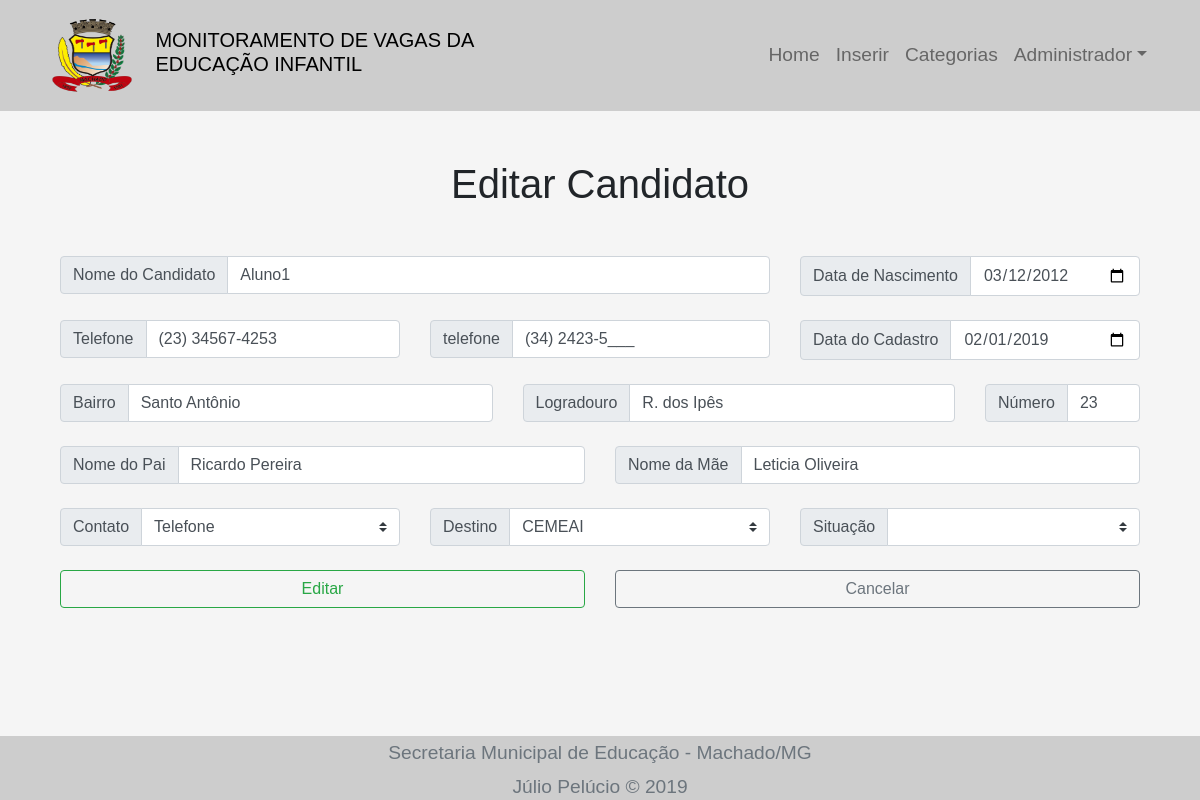
The page /view/edit_candidate.php?id=23 (signed in) on the database its author committed.
### tables this page shows
CREATE TABLE `candidates` (
  `id` int(11) NOT NULL,
  `name` varchar(255) NOT NULL,
  `birth` date NOT NULL,
  `inscription` date NOT NULL,
  `mother` varchar(255) DEFAULT NULL,
  `father` varchar(255) DEFAULT NULL,
  `street` varchar(255) NOT NULL,
  `number` int(11) NOT NULL,
  `neighborhood` varchar(255) NOT NULL,
  `telephone` bigint(20) NOT NULL,
  `telephone2` bigint(11) DEFAULT NULL,
  `contact` varchar(255) DEFAULT ' ',
  `destination` varchar(255) DEFAULT ' ',
  `situation` varchar(255) DEFAULT ' '
);

### model/candidates.php (called while the page is built, shortened)
<?php
function getCandidateById($id){
	$conn = dbConnetion();
	$statement = $conn->prepare("SELECT * FROM `candidates` WHERE id = :id");
	$statement->bindParam(':id', $id);
	$statement->execute();
	$candidate = $statement->fetch(PDO::FETCH_OBJ);
	return $candidate;
}

### view/edit_candidate.php (the view, shortened to what this page needs)
<?php
require_once abspath().'/controller/edit_candidate.php';
require_once abspath().'/view/template/frontend/header.php';
$candidate = loadCandidateUpdate($_GET['id']);
?>
	<div class="container">
        <div id="page-content-wrapper">
            <section class="container-fluid text-center">
                <h1 class="mb-5">Editar Candidato</h1>
                <form action="../controller/edit_candidate.php" method="post">
	                <div class="row my-md-2">
	                    <div class="col-md-8 col-sm-12">
	                    	<div class="input-group mb-md-3 mb-sm-1">
							  <div class="input-group-prepend">
							    <span class="input-group-text" id="basic-addon-name">Nome do Candidato</span>
							  </div>
							  <input type="text" required class="form-control" id="name" name="name" aria-describedby="basic-addon-name" value="<?php echo $candidate->name ?>">
							</div>
	                    </div>
	                    <div class="col-md-4 col-sm-12">
	                    	<div class="input-group mb-md-3 mb-sm-1">
							  <div class="input-group-prepend">
							    <span class="input-group-text" id="basic-addon-birth">Data de Nascimento</span>
							  </div>
							  <input type="date" required class="form-control" id="birth" name="birth" aria-describedby="basic-addon-birth" value="<?php echo $candidate->birth ?>">
							</div>
	                    </div>
					</div>
					<div class="row my-md-2">
	                    <div class="col-md-4 col-sm-12">
	                    	<div class="input-group mb-md-3 mb-sm-1">
							  <div class="input-group-prepend">
							    <span class="input-group-text" id="basic-addon-tel">Telefone</span>
							  </div>
							  <input type="text" required minlength="8" class="form-control" id="tel" name="tel" aria-describedby="basic-addon-tel" value="<?php echo $candidate->telephone ?>">
							</div>
	                    </div>
	                    <div class="col-md-4 col-sm-12">
	                    	<div class="input-group mb-md-3 mb-sm-1">
							  <div class="input-group-prepend">
							    <span class="input-group-text" id="basic-addon-tel2">telefone</span>
							  </div>
							  <input type="text" required minlength="8" class="form-control" id="tel2" name="tel2" aria-describedby="basic-addon-tel2" value="<?php echo $candidate->telephone2 ?>">
							</div>
	                    </div>
	                    <div class="col-md-4 col-sm-12">
	                    	<div class="input-group mb-md-3 mb-sm-1">
							  <div class="input-group-prepend">
							    <span class="input-group-text" id="basic-addon-inscription">Data do Cadastro</span>
							  </div>
							  <input type="date" required class="form-control" id="inscription" name="inscription" aria-describedby="basic-addon-inscription"  value="<?php echo $candidate->inscription ?>">
							</div>
	                    </div>
					</div>
					<div class="row my-md-2">
	                    <div class="col-md-5 col-sm-12">
	                    	<div class="input-group mb-md-3 mb-sm-1">
							  <div class="input-group-prepend">
							    <span class="input-group-text" id="basic-addon-neighborhood">Bairro</span>
							  </div>
							  <input type="text" required class="form-control" id="neighborhood" name="neighborhood" aria-describedby="basic-addon-neighborhood" value="<?php echo $candidate->neighborhood ?>">
							</div>
	                    </div>
	                    <div class="col-md-5 col-sm-12">
	                    	<div class="input-group mb-md-3 mb-sm-1">
							  <div class="input-group-prepend">
							    <span class="input-group-text" id="basic-addon-street">Logradouro</span>
							  </div>
							  <input type="text" required class="form-control" id="street" name="street" aria-describedby="basic-addon-street" value="<?php echo $candidate->street ?>">
							</div>
	                    </div>
	                    <div class="col-md-2 col-sm-12">
	                    	<div class="input-group mb-md-3 mb-sm-1">
							  <div class="input-group-prepend">
							    <span class="input-group-text" id="basic-addon-number">Número</span>
							  </div>
							  <input type="number" min="0" required class="form-control" id="number" name="number" aria-describedby="basic-addon-number" value="<?php echo $candidate->number ?>">
							</div>
	                    </div>
					</div>
					<div class="row my-md-2">
	                    <div class="col-md-6 col-sm-12">
	                    	<div class="input-group mb-md-3 mb-sm-1">
							  <div class="input-group-prepend">
							    <span class="input-group-text" id="basic-addon-father">Nome do Pai</span>
							  </div>
							  <input type="text" required class="form-control" id="father" name="father" aria-describedby="basic-addon-father" value="<?php echo $candidate->father ?>">
							</div>
	                    </div>
	                    <div class="col-md-6 col-sm-12">
	                    	<div class="input-group mb-md-3 mb-sm-1">
							  <div class="input-group-prepend">
							    <span class="input-group-text" id="basic-addon-mother">Nome da Mãe</span>
							  </div>
							  <input type="text" required class="form-control" id="mother" name="mother" aria-describedby="basic-addon-mother" value="<?php echo $candidate->mother ?>">
							</div>
	                    </div>
					</div>
					<div class="row my-md-2">
	                    <div class="col-md-4 col-sm-4">
	                    	<div class="input-group mb-md-3 mb-sm-1">
	                    		<div class="input-group-prepend">
							    	<span class="input-group-text" id="basic-addon-contact">Contato</span>
							  	</div>
							  	<select class="custom-select" id="contact" name="contact" aria-describedby="basic-addon-contact">
								  <?php echo checkContact($candidate->contact) ?>
								</select>
							</div>
	                    </div>
	                    <div class="col-md-4 col-sm-4">
	                    	<div class="input-group mb-md-3 mb-sm-1">
							  	<div class="input-group-prepend">
							    	<span class="input-group-text" id="basic-addon-destination">Destino</span>
							  	</div>
							  	<select class="custom-select" id="destination" name="destination" aria-describedby="basic-addon-destination">
								  <?php echo checkDestination($candidate->destination) ?>
								</select>
							</div>
	                    </div>
	                    <div class="col-md-4 col-sm-4">
	                    	<div class="input-group mb-md-3 mb-sm-1">
							  <div class="input-group-prepend">
							    <span class="input-group-text" id="basic-addon-situation">Situação</span>
							  </div>
							  <select class="custom-select" id="situation" name="situation" aria-describedby="basic-addon-situation">
								  <?php echo checkSituation($candidate->situation) ?>
								</select>
							</div>
	                    </div>
					</div>
					<div class="row my-md-2 justify-content-around mt-5">
	                    <div class="form-group col-md-6 col-sm-6">
	                       <button type="submit" class="btn btn-outline-success btn-block" id="edit" name="edit">Editar</button>
	                    </div>
	                    <div class="form-group col-md-6 col-sm-6">
	                       <a href="index.php" class="btn btn-outline-secondary btn-block" id="cancel" name="cancel">Cancelar</a>
	                    </div>
	                </div>
                </form>
            </section>
        </div>
    </div>
    <div class="container p-5 m-2">
    </div>
<?php require_once abspath().'/view/template/frontend/footer.php'; ?>

### view/template/frontend/header.php (shortened to what this page needs)
<!doctype html>
<html lang="pt-br">
  <head>
    <link rel="stylesheet" href="../assets/css/bootstrap.min.css">
    <link rel="stylesheet" type="text/css" href="../assets/css/dataTables.bootstrap4.css"/>
    <link rel="stylesheet" href="../assets/css/style.css">
  </head>
  <body>
    <nav class="navbar navbar-expand-lg navbar-light fixed-top row">
      <div class="container">
        <a class="navbar-brand" href="index.php">
          <img class="img-fluid" src="../assets/img/brasão.png" alt="Brasão Machado">
        </a>
        <a href="index.php" class="decoClear h5"><span class="text-uppercase d-none d-md-block">Monitoramento de Vagas da<br>Educação Infantil</span></a>
        <div class="collapse navbar-collapse" id="mynavbar">
          <ul class="navbar-nav ml-auto bareffect">
            <li class="position-relative">
              <a class="nav-link" href="index.php">Home</a>
            </li>
            <li class="position-relative">
              <a class="nav-link" href="new_candidate.php">Inserir</a>
            </li>
            <li class="position-relative">
              <a class="nav-link" href="categories.php">Categorias</a>
            </li>
          </ul>
          <ul class="navbar-nav">
            <li class="nav-item dropdown">
              <a class="nav-link dropdown-toggle" href="#" id="navbarDropdownMenuLinkUser" data-toggle="dropdown" aria-haspopup="true" aria-expanded="false"><?php echo $_SESSION['name']?></a>
            </li>
          </ul>
        </div>
      </div>
    </nav>

### controller/edit_candidate.php (shortened to what this page needs)
<?php
include abspath().'/model/candidates.php';
function loadCandidateUpdate($id){
	return getCandidateById($id);
}
function checkContact($contact){
	switch ($contact) {
		case 'tel':
			return "<option> </option>
			<option value='tel' selected>Telefone</option>
			<option value='letter'>Carta</option>";
			break;
	}
}
function checkDestination($destination){
	$nursery = "CEMEI ";
	switch ($destination) {
		case 'CEMEAI':
			return "<option> </option>
			<option value='CEMEAI' selected>CEMEAI</option>
			<option value='Donana'>".$nursery."Vovó Donana</option>
			<option value='Guiomar'>".$nursery."Vovó Guiomar</option>
			<option value='Iracema'>".$nursery."Vovó Iracema</option>
			<option value='Jardim'>".$nursery."Jardim das Oliveiras</option>
			<option value='Luiza'>".$nursery."Vovó Luiza</option>
			<option value='Madre'>".$nursery."Madre Carmen Sallés</option>
			<option value='Paulina'>".$nursery."Vovó Paulina</option>";
			break;
	}
}
function checkSituation($situation){
	switch ($situation) {
		default:
			return "<option selected> </option>
			<option value='Confirmado'>Confirmado</option>
			<option value='Desistente'>Desistente</option>";
			break;
	}
}

### view/template/frontend/footer.php (shortened to what this page needs)
    <footer class="footer">
      <div class="container text-muted text-center align-content-end">
        <span>Secretaria Municipal de Educação - Machado/MG</span>
      </div>
      <div class="container text-muted text-center align-content-around">
        <span>Júlio Pelúcio &copy; 2019</span>
      </div>
    </footer>
  </body>
</html>

### assets/css/style.css (style rules this page uses)
html { position: relative; min-height: 100%; font-size: 1rem; }
body { padding-top: 10rem; font-family: Arial, Calibri; background-color: #f5f5f5; }
.bareffect li a::before, .bareffect li a::after { content: ''; background-color: #fff; width: 100%; height: 0.125rem; position: absolute; left: 0; opacity: 0; transition: all 0.5s; }
.bareffect li a::before { top: 0; transform: translateY(0.625rem); }
.bareffect li a::after { bottom: 0; transform: translateY(-0.625rem); }
.navbar-brand img { width: 5.9rem; height: 85px; }
.navbar li { font-size: 1.2rem; }
.navbar { background-color: #cdcdcd; opacity: 0.7; -webkit-transition: opacity 1s ease-in-out; -moz-transition: opacity 1s ease-in-out; -ms-transition: opacity 1s ease-in-out; -o-transition: opacity 1s ease-in-out; transition: opacity 0.5s ease-in-out; }
.decoClear, .decoClear:hover { color: #000000; text-decoration: none; font-weight: normal; }
.footer { position: absolute; bottom: 0; width: 100%; height: 4.0rem; line-height: 2.1rem; font-size: 1.2rem; background-color: #cdcdcd; }

### rows shown on the page
candidates: name "Aluno1", birth "03/12/2012", tel "(23) 34567-4253", tel2 "(34) 2423-5___", inscription "02/01/2019", neighborhood "Santo Antônio", street "R. dos Ipês", number "23", father "Ricardo Pereira", mother "Leticia Oliveira", contact "Telefone", destination "CEMEAI"

### other values the page prints
$_SESSION['name'] "Administrador"
